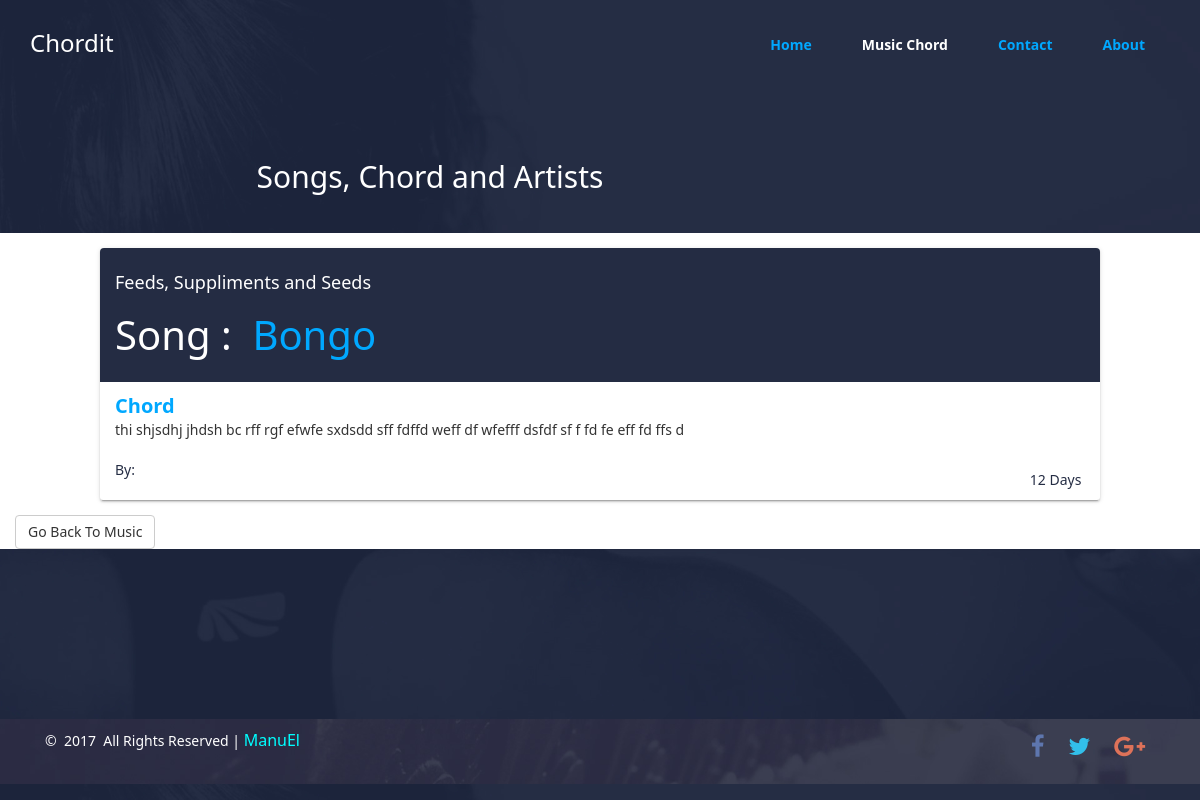
The page /music_view.php?song=1 on the database its author committed.
### tables this page shows
CREATE TABLE IF NOT EXISTS `music_posts` (
`ID` int(11) NOT NULL,
  `title` varchar(100) NOT NULL,
  `artist` varchar(100) NOT NULL,
  `description` longtext NOT NULL,
  `cartegory` varchar(100) NOT NULL,
  `photo` varchar(100) DEFAULT NULL,
  `timer` timestamp NOT NULL DEFAULT CURRENT_TIMESTAMP ON UPDATE CURRENT_TIMESTAMP
);

### class.admin.php (called while the page is built, shortened)
<?php
class ADMIN
{
	private $conn;
	public function __construct()
	{
		$database = new Database();
		$db = $database->dbConnection();
		$this->conn = $db;
    }
	public function runQuery($sql)
	{
		$stmt = $this->conn->prepare($sql);
		return $stmt;
	}
}

### music_view.php (the view, shortened to what this page needs)
<?php
include("class.admin.php");
$music_home = new ADMIN();
?>
<!DOCTYPE html>
<html>
<head>
		<link href="#SSS" rel="stylesheet" type="text/css" />
		 <link href="css/style.css" rel="stylesheet">
		 <link rel="stylesheet" type="text/css" href="css/owl.css">
		 <link rel="stylesheet" type="text/css" href="css/normalize.css">
		<link href="css/bootstrap.min.css" rel="stylesheet" type="text/css" />
		 <link href="font/css/font-awesome.css" rel="stylesheet" />
</head>
<body>
<nav class="navbar navbar-default  ">
		<div class="container  ">
			<div class="navbar-header">
				<h3 class="h3" style="color: #fff;">Chordit</h3>
			</div>
			<div class="collapse navbar-collapse " id="bs-example-navbar-collapse-1">
				<ul class="nav navbar-nav navbar-right main-nav">
					<li><a href="index">Home</a></li>
					<li  class="active"><a href="music">Music Chord</a></li>
					<li><a href="contact">Contact</a></li>
					<li><a href="about">About</a></li>
				</ul>
			</div>
		</div>
	</nav>
<div class=" col-md-8 col-md-offset-2 text-center " style="margin: 30px;">
	<h2 class="h2">Songs, Chord and Artists</h2>
</div>
<div class="clearfix"></div>
<?php       $var = $_GET['song'];
            $results1 = $music_home->runQuery("SELECT * FROM music_posts WHERE ID = '$var' ");
            $results1->execute();
            $post = $results1->fetch(PDO::FETCH_ASSOC);
            ?>
       <div class="container" id="song-view">
			 <div class="col-md-10 col-sm-10 col-xs-10 col-xs-offset-1 col-md-offset-1 col-sm-offset-1 card">
			 	<div class="col-md-12 viwered">
			 		<h6 class="h6"><?php echo $post['cartegory']; ?></h6>
                    <h3 class="h3">Song&nbsp;: &nbsp;<a href="music_view?song=<?php echo $post['ID']; ?>"><?php echo $post['title']; ?></a></h3>
                 </div>
                 <div class="col-md-12 songed">
                    <span><b class="bet">Chord</b></span><span class="desc"><br><?php echo $post['description']; ?></span><br><br>
                    <span class="artist">By: <?php echo $post['artist']; ?> <span class="pull-right"><?php
                                            $timestamp1 = $post['timer'];
                                            $passed1 = time() - strtotime($timestamp1);
                                            $days1 = floor($passed1 / 86400);
                                            $passed1 %= 86400;
                                            $hours1 = floor($passed1 / 3600);
                                            if ($days1>=1) {
                                                echo $hours1;
                                            ?>&nbsp;Days&nbsp;<?php }?> </span></span>
                    </div>
                </div>
                <br>
                <div class="col-md-12 backer">
 				<a href="music" class="btn btn-default"> Go Back To Music</a>
 				</div>
        </div>
<br />
<footer>
		<div class="container">
				<div class="col-sm-8">
					<p style="color: #fff;">&copy; &nbsp;<?php echo date('Y'); ?> &nbsp;All Rights Reserved | <a href="https://www.manuel.appslab.co.ke">ManuEl</a> </p>
				</div>
				<div class="col-sm-4 text-right text-center-mobile">
					<ul class="social-footer">
						<li><a href="http://www.facebook.com/pages/Codrops/159107397912"><i class="fa fa-facebook"></i></a></li>
						<li><a href="http://www.twitter.com/codrops"><i class="fa fa-twitter"></i></a></li>
						<li><a href="https://plus.google.com/101095823814290637419"><i class="fa fa-google-plus"></i></a></li>
					</ul>
				</div>
		</div>
	</footer>
</body>
</html>

### css/style.css (style rules this page uses)
html , body { font-family: segoe UI!important; }
body { width: 100%; color: white; background: rgba(28, 36, 65, 0.93); background: url('../img/header.jpg') ; background-size: cover; }
.card { position: relative; box-sizing: border-box; background: #fff; border-radius: 3px; margin: 15px 0px; box-shadow: 0 2px 2px 0 rgba(0, 0, 0, 0.14), 0 3px 1px -2px rgba(0, 0, 0, 0.2), 0 1px 5px 0 rgba(0, 0, 0, 0.12); }
.navbar-default { background-color: transparent!important; border: none!important; padding: 10px; }
.navbar-default li a { font-weight: 600; color: #00A8FF!important; padding: 25px!important; }
.navbar-default ul .active a { background-color: transparent!important; color: #fff!important; }
.col-md-8 .h2 { color: #fff; }
#song-view { width: 100%; background-color: #fff; padding: 0px; }
#song-view .col-md-10 { padding: 0px; }
.viwered { background-color: #242C43!important; padding: 15px; border-top-left-radius: 4px; border-top-right-radius: 4px; }
.viwered h6 { color: #fff; font-size: 18px; }
.viwered h3 { color: #fff; font-size: 40px; }
.viwered h3 a { color: #00A8FF; }
.songed { padding: 10px; }
.songed .bet { color: #00A8FF; font-size: 20px; }
.desc { text-align: center!important; }
.artist, .songed .pull-right { margin-top: 10px!important; padding: 0px; color: #252D44; }
.fa-facebook { color: #5E76AE; }
.fa-twitter { color: #32BFEA; }
.fa-google-plus { color: #DE7259; }
footer { padding: 10px 0 10px; background: url('../img/footer.jpg'); -webkit-background-size: cover; background-size: cover; }
footer .col-sm-8 a { color: cyan; font-size: 16px; }
footer .social-footer { padding: 0; list-style: none; }
footer .social-footer li { display: inline-block; margin: 0 10px; }
footer .social-footer li a { font-size: 24px; color: #fff; }
a { text-decoration: none; color: #00a8ff; -webkit-transition: all 0.3s ease; transition: all 0.3s ease; }
footer { margin-top: 150px; color: #fff; }

### rows shown on the page
music_posts: cartegory "Feeds, Suppliments and Seeds", title "Bongo", description "thi shjsdhj jhdsh bc rff rgf efwfe sxdsdd sff fdffd weff df wfefff dsfdf sf f fd fe eff fd ffs d"
